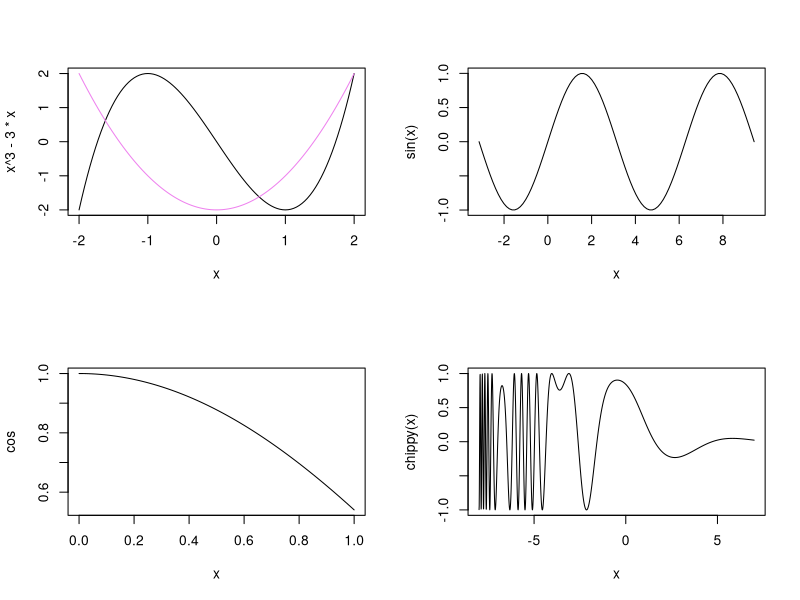
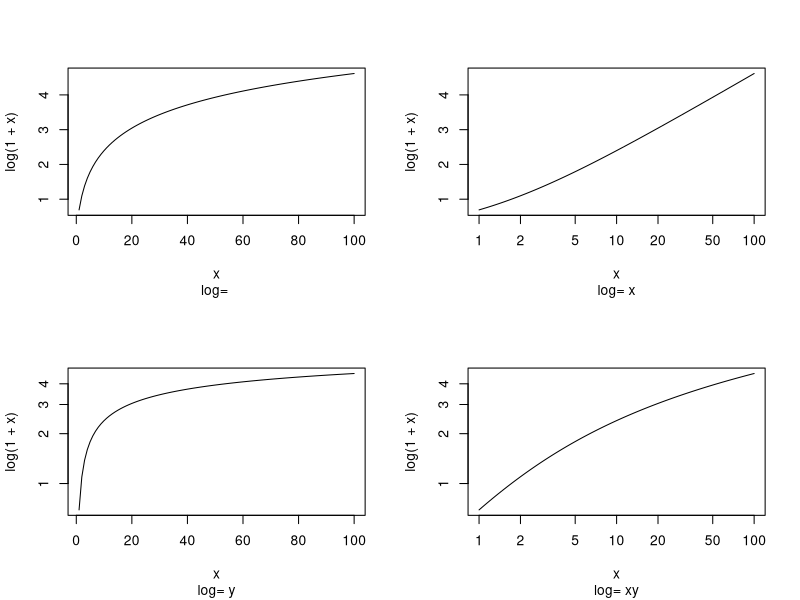

Reproduce these figures in R, in order.
par(mfrow=c(2,2))
curve(x^3-3*x, -2, 2)
curve(x^2-2, add = TRUE, col = "violet")

curve(sin, -pi, 3*pi)
plot(cos)
chippy <- function(x) sin(cos(x)*exp(-x/2))
curve(chippy, -8, 7, n=2001)

for(ll in c("","x","y","xy"))
  curve(log(1+x), 1,100, log=ll, sub=paste("log=",ll))